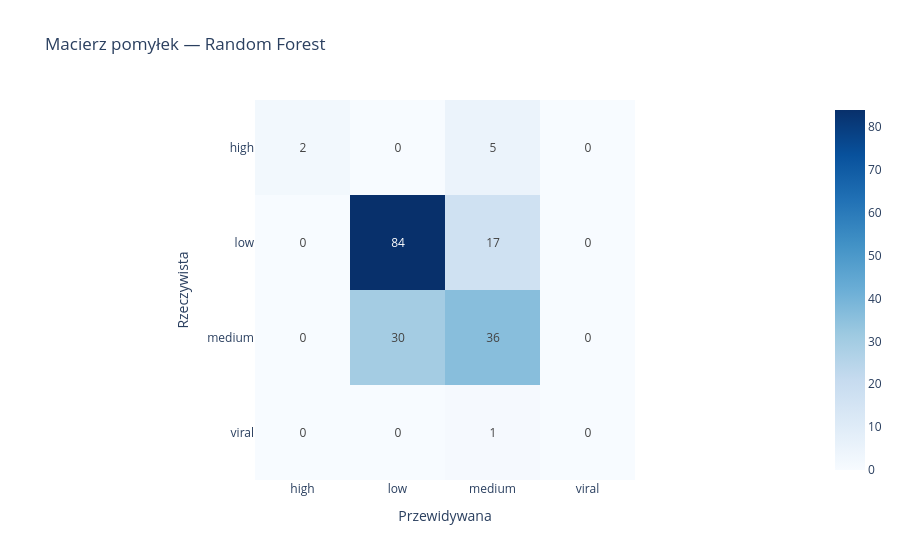

Notebook source saved alongside this figure:
### Code cell
# ── Macierz pomyłek ───────────────────────────────────────────────────────────
cm   = confusion_matrix(y_test, rf.predict(X_test))
lbls = le_target.classes_

fig = px.imshow(
    cm,
    x=lbls, y=lbls,
    text_auto=True,
    color_continuous_scale="Blues",
    title="Macierz pomyłek — Random Forest",
    labels={"x": "Przewidywana", "y": "Rzeczywista"}
)
fig.show()

### Figure 1 — Plotly figure (JSON) as saved in the notebook; plotly's stock layout.template omitted (floating-point values rounded to 4 significant figures)
{"data": [{"coloraxis": "coloraxis", "hovertemplate": "Przewidywana: %{x}<br>Rzeczywista: %{y}<br>color: %{z}<extra></extra>", "name": "0", "texttemplate": "%{z}", "type": "heatmap", "x": ["high", "low", "medium", "viral"], "xaxis": "x", "y": ["high", "low", "medium", "viral"], "yaxis": "y", "z": [[2, 0, 5, 0], [0, 84, 17, 0], [0, 30, 36, 0], [0, 0, 1, 0]]}], "layout": {"coloraxis": {"colorscale": [[0, "rgb(247,251,255)"], [0.125, "rgb(222,235,247)"], [0.25, "rgb(198,219,239)"], [0.375, "rgb(158,202,225)"], [0.5, "rgb(107,174,214)"], [0.625, "rgb(66,146,198)"], [0.75, "rgb(33,113,181)"], [0.875, "rgb(8,81,156)"], [1, "rgb(8,48,107)"]]}, "title": {"text": "Macierz pomyłek — Random Forest"}, "xaxis": {"anchor": "y", "constrain": "domain", "domain": [0, 1], "scaleanchor": "y", "title": {"text": "Przewidywana"}}, "yaxis": {"anchor": "x", "autorange": "reversed", "constrain": "domain", "domain": [0, 1], "title": {"text": "Rzeczywista"}}}}
